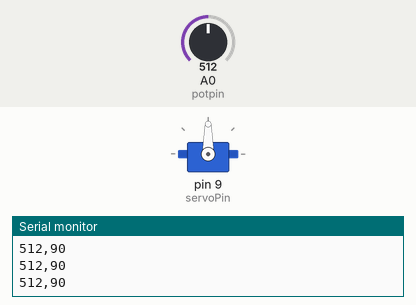
Recording of a sketch running on a simulated Arduino Uno, built with avr-gcc and run on an emulated ATmega328P. Parts: servo, the last lines printed to the serial monitor. The test bench sets the inputs (shaded band); at power-on: A0 (potpin) = 512.

Above: at 1.2 s.
1.3 s: A0 (potpin) set to 716
At 1.9 s:
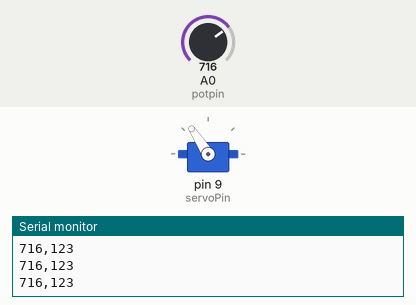
2.8 s: A0 (potpin) set to 900
At 4.0 s:
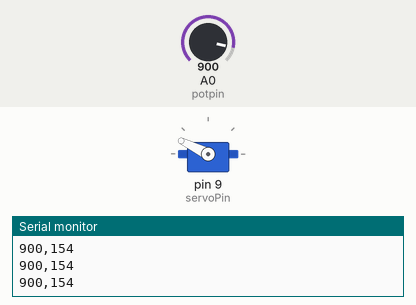
4.3 s: A0 (potpin) set to 1023
At 5.5 s:
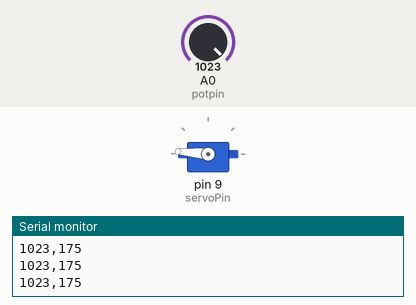
5.8 s: A0 (potpin) set to 306
At 6.9 s:
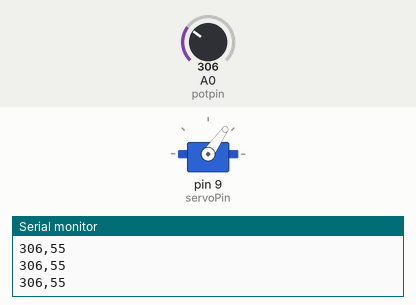
7.3 s: A0 (potpin) set to 122
At 7.7 s:
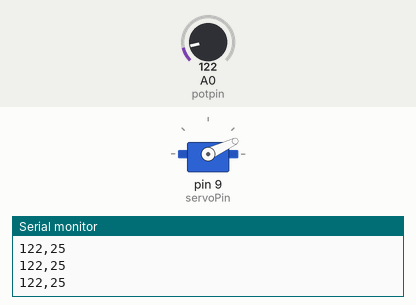
8.8 s: A0 (potpin) set to 0
At 9.1 s:
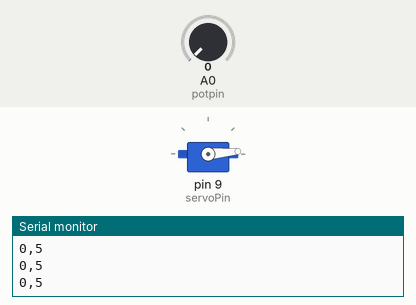
Timing chart, 0 to 11.3 s (numbered marks = the images above; inputs shaded):
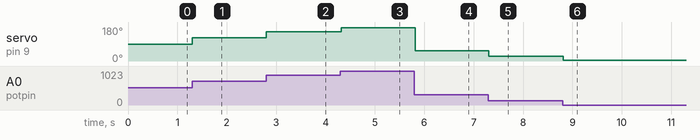

Measured:
- after the input at 1.3 s, servo on pin 9 (servoPin): 90° → 123° at once
- after the input at 2.8 s, servo on pin 9 (servoPin): 123° → 154° at once
- after the input at 4.3 s, servo on pin 9 (servoPin): 154° → 175° at once
- after the input at 5.8 s, servo on pin 9 (servoPin): 175° → 55° at once
- after the input at 7.3 s, servo on pin 9 (servoPin): 55° → 25° at once
- after the input at 8.8 s, servo on pin 9 (servoPin): 25° → 5° at once

The sketch:

Knob.ino
```cpp
/*
 Controlling a servo position using a potentiometer (variable resistor)
 by Michal Rinott <http://people.interaction-ivrea.it/m.rinott>

 modified on 8 Nov 2013
 by Scott Fitzgerald
 http://www.arduino.cc/en/Tutorial/Knob
*/

#include <Servo.h>

Servo myservo;  // create servo object to control a servo

int potpin = A0;  // analog pin used to connect the potentiometer
int servoPin=9;
int val;    // variable to read the value from the analog pin

void setup() {
  myservo.attach(servoPin);  // attaches the servo on pin 9 to the servo object
  Serial.begin(115200);
}

void loop() {
  val = analogRead(potpin);            // reads the value of the potentiometer (value between 0 and 1023)
  int pos = map(val, 0, 1023, 5, 175);     // scale it to use it with the servo (value between 0 and 180)
  Serial.print(val);
  Serial.print(",");
  Serial.println(pos);
  myservo.write(pos);                  // sets the servo position according to the scaled value

  delay(15);                           // waits for the servo to get there
}
```
